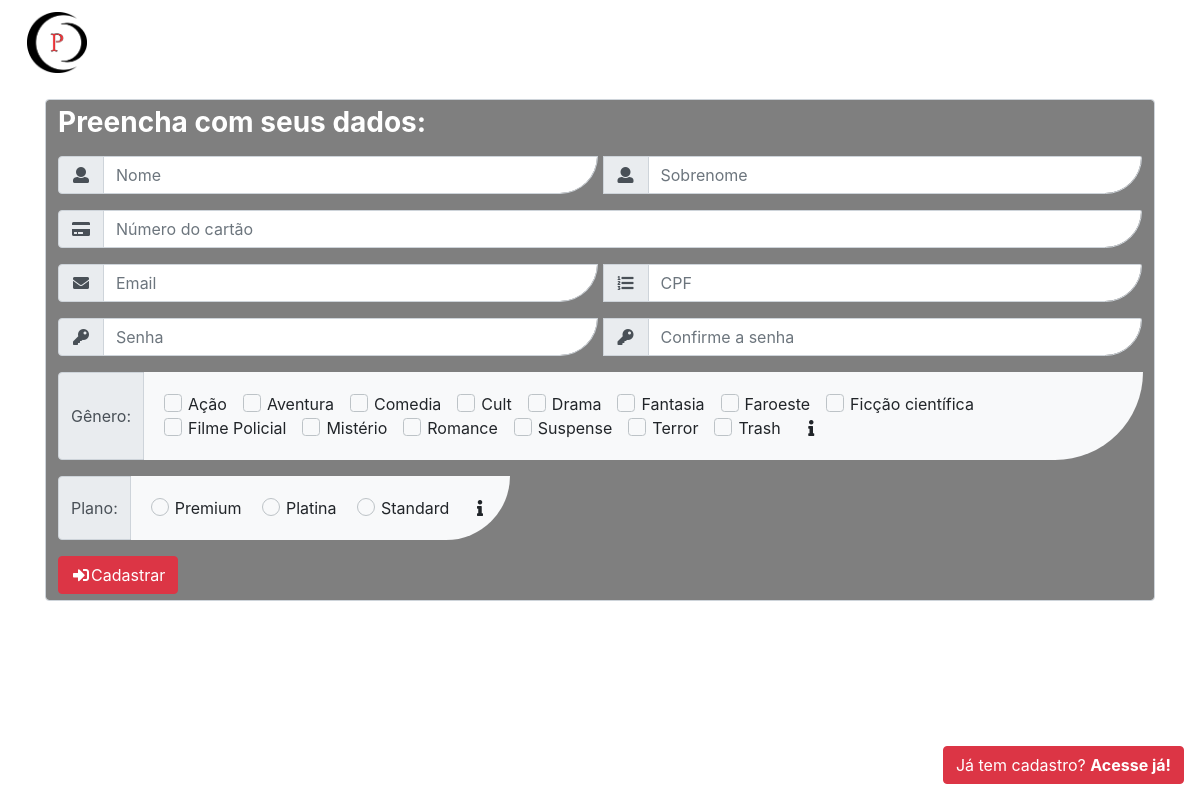
The page /cadastro.php on the database its author committed.
### tables this page shows
CREATE TABLE `genero` (
  `id_genero` int(100) NOT NULL,
  `nome_genero` varchar(100) NOT NULL
);

CREATE TABLE `plano` (
  `id_plano` int(11) NOT NULL,
  `nome_plano` varchar(100) NOT NULL
);

### cadastro.php (the view, shortened to what this page needs)
<!DOCTYPE html>
<html>
<head>
  <link rel="stylesheet" href="assets/css/bootstrap.min.css">
  <link rel="stylesheet" href="assets/css/style.css">
  <link rel="stylesheet" href="assets/css/bootstrap-grid.min.css">
  <link rel="stylesheet" href="assets/css/bootstrap-reboot.min.css">
  <link rel="stylesheet" href="assets/css/animate.css">
  <link rel="stylesheet" href="assets/css/pretty-checkbox.min.css">
  <link rel="stylesheet" href="assets/css/fontawesome.min.css">
  <link rel="stylesheet" href="assets/css/fontawesome-all.min.css">
</head>
<body class="other" style="background: url('http://localhost/bancodeimagens/index9.jpg') no-repeat;">
  <div class="fixed-bottom">
    <a href="login.php" class="btn btn-danger float-right mb-3 mr-3">Já tem cadastro? <strong>Acesse já!</strong></a>
  </div>
  <div id="navbar" style="background-color: transparent;" class="navbar navbar-inverse fixed-top bg-inverse">
    <div class="col-md-12">
      <nav class="navbar navbar-fixed-top headroom navbar-expand-lg">
        <div class="col-md-2">
          <a class="navbar-brand" href="index.php"><img class="img-fluid" src="assets/img/oficial.png" style="width: 40%; background-color: transparent;">
          </a>
        </div>
      </div>
  </div>
<div class="container">
  <form style="margin-top: 1%; background-color: rgba(0,0,0, 0.5);" class="form-control" action="assets/connection/cad_user.php" method="POST" onsubmit="return validate()">
    <label class=""><h3><strong style="color: #fff;">Preencha com seus dados: </strong></h3></label>
    <div class="form-group">
      <div class="input-group">
        <div class="input-group-prepend">
          <div class="input-group-text" id="btnGroupAddon"><i class="fas fa-user fa-fw"></i></div>
        </div>
        <input style="margin-right: 5px; border-bottom-right-radius: 100px;" class="form-control" type="text" name="nome" placeholder="Nome" required/>
        <div class="input-group-prepend">
          <div class="input-group-text" id="btnGroupAddon"><i class="fas fa-user fa-fw"></i></div>
        </div>
        <input style="border-bottom-right-radius: 100px;" class="form-control" type="text" name="sobrenome" placeholder="Sobrenome" required/>
      </div>
    </div>
    <div class="form-group">
      <div class="input-group">
        <div class="input-group-prepend">
          <div class="input-group-text" id="btnGroupAddon"><i class="fas fa-credit-card fa-fw"></i></div>
        </div>
        <input style="border-bottom-right-radius: 100px;" class="form-control money" name="cartao" placeholder="Número do cartão" required/>
      </div>
    </div>
    <div class="form-group">
      <div class="input-group">
        <div class="input-group-prepend">
          <div class="input-group-text" id="btnGroupAddon"><i class="fas fa-envelope fa-fw"></i></div>
        </div>
        <input style="margin-right: 5px; border-bottom-right-radius: 100px;" class="form-control" type="email" name="email" placeholder="Email" required/>
        <div class="input-group-prepend">
          <div class="input-group-text" id="btnGroupAddon"><i class="fas fa-list-ol fa-fw"></i></div>
        </div>
        <input style="border-bottom-right-radius: 100px;" class="form-control cpf" name="cpf" placeholder="CPF" required/>
      </div>
    </div>
    <div class="form-group">
      <div class="input-group">
        <div class="input-group-prepend">
          <div class="input-group-text" id="btnGroupAddon"><i class="fas fa-key fa-fw"></i></div>
        </div>
        <input id="pass" style="margin-right: 5px; border-bottom-right-radius: 100px;" class="form-control" type="password" placeholder="Senha" required/>
        <div class="input-group-prepend">
          <div class="input-group-text" id="btnGroupAddon"><i class="fas fa-key fa-fw"></i></div>
        </div>
        <input id="confirm" style="border-bottom-right-radius: 100px;" class="form-control" type="password" name="senha" placeholder="Confirme a senha" required/>
      </div>
    </div>
    <div class="form-group">
      <div class="input-group">
        <div class="input-group-prepend">
          <div class="input-group-text" id="btnGroupAddon">Gênero:</div>
          <div class="card-body badge-light" style="border-bottom-right-radius: 100px; ">
            <?php
            $conn = getConnection();
            $sql = "SELECT * FROM genero ORDER BY nome_genero ASC";
            $stmt = $conn->prepare($sql);
            $stmt->execute();
            $result = $stmt->fetchAll();
            foreach ($result as $value) {
              echo "<div class='pretty p-icon p-curve p-tada'>
              <input class='icheck' type='checkbox' name='genero".$value['id_genero']."'>
              <div class='state p-danger-o'>
              <i class='icon fas fa-check fa-fw'></i>
              <label>".$value['nome_genero']."</label>
              </div>
              </div>";
            }
            ?>
            <a data-toggle="popover" title="Introdução sobre gêneros: " data-content="Os gêneros que escolher vai nos ajudar a definir qual conteúdo será relevante lhe mostrar!"><i class="fas fa-info fa-fw"></i></a>
          </div>
        </div>
      </div>
    </div>
    <div class="form-group">
      <div class="input-group">
        <div class="input-group-prepend">
          <div class="input-group-text" id="btnGroupAddon">Plano:</div>
          <div class="card-body badge-light " style="border-bottom-right-radius: 100px; ">
            <?php
            $conn = getConnection();
            $sql = "SELECT * FROM plano ORDER BY id_plano ASC";
            $stmt = $conn->prepare($sql);
            $stmt->execute();
            $result = $stmt->fetchAll();
            foreach ($result as $value) {
              echo "
              <div data-toggle='tooltip' title='".$value['nome_plano']."' class='pretty p-icon p-round p-rotate p-jelly'>
              <input class='icheck' autocomplete='off' type='radio' name='plano' value='".$value['id_plano']."''/>
              <div class='state p-danger'>
              <i class='icon fas fa-ticket-alt fa-fw'></i>
              <label>".$value['nome_plano']."</label>
              </div>
              </div>";
            }
            ?>
            <a data-toggle="popover" title="Introdução sobre planos: " data-content="Seu plano irá definir quais conteúdos você tem direito, então escolha o melhor que melhor encaixa em seu perfil! Obs: passe o mouse sobre cada plano para uma breve informação"><i class="fas fa-info fa-fw"></i></a>
          </div>
        </div>
      </div>
    </div>
    <button type="button" class="btn btn-danger" data-toggle="modal" data-target="#modalConfirm">
      <i class="fas fa-sign-in-alt fa-fw"></i>Cadastrar
    </button>
  </form>
</div>
</body>
</html>

### assets/css/style.css (style rules this page uses)
.other { min-height: 42rem; padding-top: 5.5rem; }
#navbar { top: -9px; right: -35px; left: -35px; }
* { padding: 0; margin: 0; vertical-align: baseline; }
.float-right { float: right; }

### rows shown on the page
genero: nome_genero "Ação"
genero: nome_genero "Aventura"
genero: nome_genero "Comedia"
genero: nome_genero "Cult"
genero: nome_genero "Drama"
genero: nome_genero "Fantasia"
genero: nome_genero "Faroeste"
genero: nome_genero "Ficção científica"
genero: nome_genero "Filme Policial"
genero: nome_genero "Mistério"
genero: nome_genero "Romance"
genero: nome_genero "Suspense"
genero: nome_genero "Terror"
genero: nome_genero "Trash"
plano: nome_plano "Premium"
plano: nome_plano "Platina"
plano: nome_plano "Standard"
